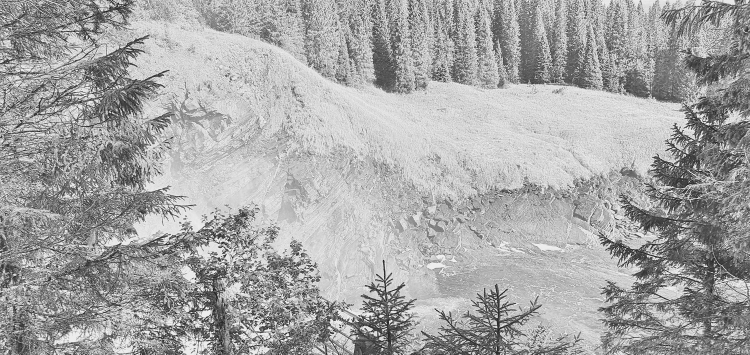
#> input picture plotting/examples/forsen.png, 1500 x 709 px (shown at 1/2 size); its folder holds 2 pictures in this run
$ python partition_equalize.py   (older library calls are emulated)
#> lines starting #> are read from the running program, lines starting #| are printed output that depends on the picture
# -*- coding: utf-8 -*-
"""
Example of how partition
that is range-of-nth nth_element
can be used to equalize data

@author: johan
"""


import numpy
import numpy as np
from PIL import Image
nan=np.nan
from matplotlib import pyplot as plt
import matplotlib

def savePhotoSmaller(img,basename):
    basewidth=min(1500,img.size[0])
    wpercent = (basewidth/float(img.size[0]))
    hsize = int((float(img.size[1])*float(wpercent)))
    img = img.resize((basewidth,hsize), Image.ANTIALIAS)
    #img.save("out_small/"+basename+'.small.png',optimize = True)
    img.save("out_small/"+basename+'.small.jpg',quality=45,optimize = True)

def savePhoto(img,basename):
    #img.save("out_large/"+basename+".png",optimize=True)
    #img.save("out_large/"+basename+".jpg",quality=20,optimize= True)
    savePhotoSmaller(img,basename)

def saveFig(fg,name):
    fg.savefig("out_large/"+name, dpi=600,bbox_inches='tight')

for imgname in ["forsen","einstein"]:
    im = Image.open(imgname+".png")
#> im is the input picture: PIL image 1500x709 L; min 0, max 255, mean 166
    data = np.asarray(im)
    ColMax=2**16-1.0 # values in image
    dispScale=2**8 # needed a scale to round-trip, probably some format
                   # option I didn't know about
    data = np.asarray(im)
    x=data.shape[0]
#> x = 709
    y=data.shape[1]
#> y = 1500
    N=x*y
#> N = 1063500


    #roundtrip check with same image sizes and compression
    if True:
        dispScaleHere=dispScale
        if "forsen" in imgname:
            dispScaleHere=1
        roundtrip = Image.fromarray(data/dispScaleHere)
        roundtrip = roundtrip.convert('RGB')
#> roundtrip: PIL image 1500x709 RGB
        savePhoto(roundtrip,imgname+"_roundtrip")

    # equalize using sort
    flat=data.reshape([1,N])[0]
    flat_sorted= np.sort(flat)
    flat_new_range=np.arange(0,N,1)/((N-1)/ColMax)
    equalized=np.interp(flat,flat_sorted,flat_new_range)
    equalized_xy = np.reshape(equalized,[x,y])
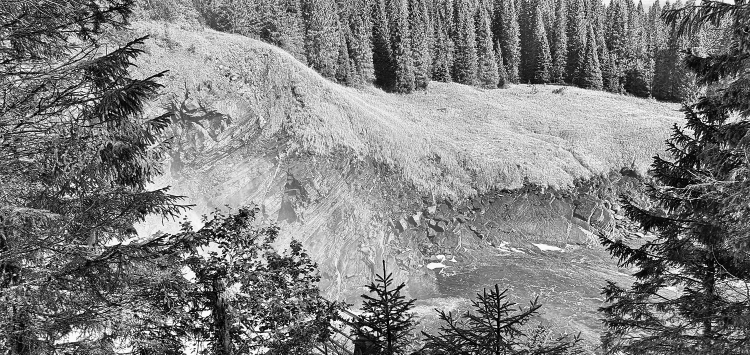
#> equalized_xy: shape (709, 1500) float64 (shown at 1/2 size); min 0.0616, max 65535, mean 32972.4; drawn with min black and max white
    img_normalize = Image.fromarray(equalized_xy/dispScale)
    img_normalize = img_normalize.convert('RGB')
#> img_normalize: PIL image 1500x709 RGB
    savePhoto(img_normalize,imgname+"_sort")


    fig, ax1 = plt.subplots()
    fig.set_figwidth(4)
    fig.set_figheight(4)
    ax1.grid(color='#aaaaaa', linestyle='-', linewidth=0.37)
    color="#666666"
    line=ax1.plot(flat_new_range/ColMax,flat_sorted/ColMax,'-',color=color,linewidth=0.7,label="sort")
#> line = 1 item

    fig.show()
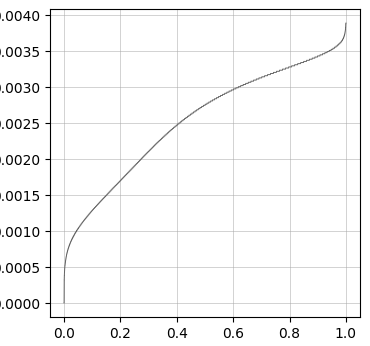
#> figure drawn by matplotlib, 1 panel; curve peaks at x = 0.999, y = 0.00389

    # approximate equalize using 2,3 or 5 partition points to
    # numpy.partition

    colors=['red','green','blue','purple','#bbbb00',"#888888","#ff9999","#66ff66","#6666ff","#ff66ff","black","#006600","#660000","#000066","#660066"]
    color_i=0
    for m in  [7,5,3,2]:
        if 'forsen' == imgname and m == 7:
            continue
        nths=[int(i) for i in numpy.arange(0,N,(N-1)/(m-1-11e-8))]
        if not nths[-1] == N-1:
            nths.append(N-1)
        print(m)
        print(list(round(i/(N-1),6) for i in nths))
        color=colors[color_i]
        color_i=color_i+1

        flat_part= np.partition(flat,nths)
        flat_cumulants=numpy.array([flat_part[i] for i in nths])
        flat_new_range_at_cumulants=np.arange(0,m,1)/((m-1)/ColMax)
        equalized_nths=np.interp(flat,flat_cumulants,flat_new_range_at_cumulants)
        equalized_xy_nths = np.reshape(equalized_nths,[x,y])
        img_normalize_nths = Image.fromarray(equalized_xy_nths/dispScale)
        img_normalize_nths = img_normalize_nths.convert('RGB')
        #img_normalize_nths.save(imgname+"_partition"+str(m)+".png")
        savePhoto(img_normalize_nths,imgname+"_partition"+str(m))

        line=ax1.plot(flat_new_range_at_cumulants/ColMax,flat_cumulants/ColMax,'*-',markersize=3.4, color=color,linewidth=0.4+0.15*m,label="m={}".format(m))
#> this loop made 4 passes
#> flat_cumulants on passes 2 to 4: [0, 125, 180, 210, 255], [0, 180, 255], [0, 255]
#> pass 3, `equalized_xy_nths = np.reshape(equalized_nths,[x,y])`:
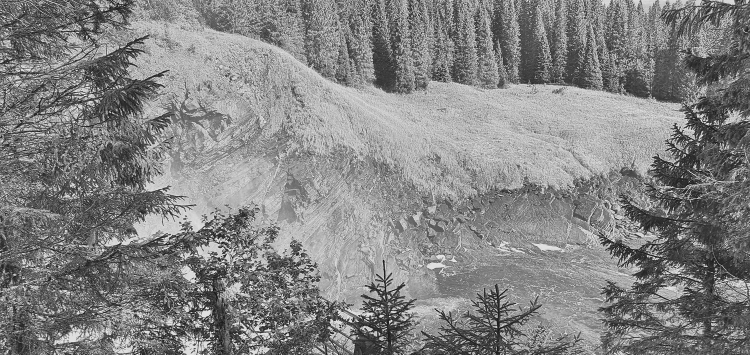
#> equalized_xy_nths: shape (709, 1500) float64 (shown at 1/2 size); min 0, max 65535, mean 34038.8; drawn with min black and max white
#> after the loop, color_i = 3


    ax1.set_xlim([0,1])
    ax1.legend(loc=2, prop={'size': 6})
    ax1.yaxis.get_ticklocs(minor=True)
    ax1.minorticks_on()
    ax1.grid(visible=True, which='minor', color='gray', linestyle='-',linewidth=0.2, alpha=0.2)
    #ax1.set_title("sort",fontsize=4)

    ax1.set_xticks(numpy.arange(0,1,0.1-1e-8))
    ax1.set_yticks(numpy.arange(0,1,0.1-1e-8))
    ax1.set_xlabel("index / (N-1)",fontsize=8)
    ax1.set_ylabel('pixel value / (2^16-1)',fontsize=8)
    ax1.set_title(imgname,fontsize=8)
    fig.show()
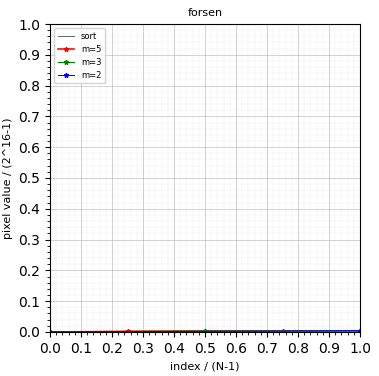
#> figure drawn by matplotlib, 1 panel; curve peaks at x = 0.999, y = 0.00389


    saveFig(fig,imgname+"_cdf_approximation.png")
#> pass 2 of the loop `for imgname in ["forsen","einstein"]:`:
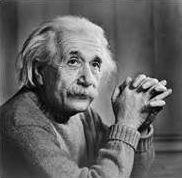
#> input picture plotting/examples/einstein.png, 182 x 178 px
#> im is the input picture: PIL image 182x178 I;16; min 0, max 64507, mean 25164.3
#> equalized_xy: shape (178, 182) float64
#> the loop `for m in  [7,5,3,2]:` made 4 passes
#> flat_cumulants on passes 1 to 4: [0, 13878, 18504, 22873, 27756, 38807, 64507], [0, 16191, 22873, 32896, 64507], [0, 22873, 64507], [0, 64507]
#> pass 2, `equalized_xy_nths = np.reshape(equalized_nths,[x,y])`:
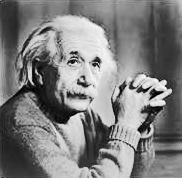
#> equalized_xy_nths: shape (178, 182) float64; min 0, max 65535, mean 32516.2; drawn with min black and max white
#> after the loop `for m in  [7,5,3,2]:`: color_i = 4
#> `fig.show()`:
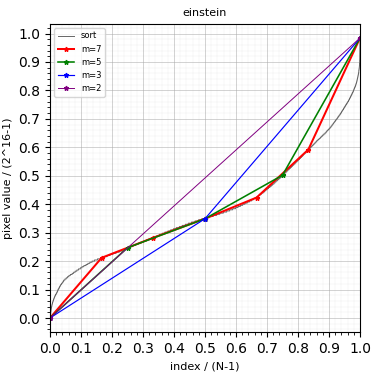
#> figure drawn by matplotlib, 1 panel; curve peaks at x = 1, y = 0.984
